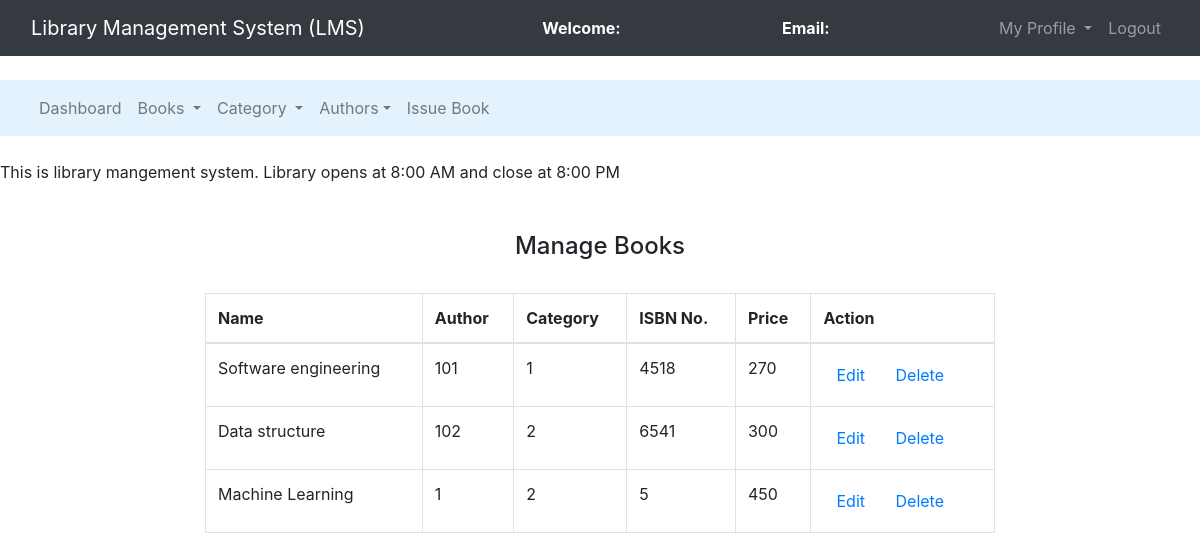
The page /admin/manage_book.php on the database its author committed.
### tables this page shows
CREATE TABLE `books` (
  `book_id` int(11) NOT NULL,
  `book_name` varchar(250) NOT NULL,
  `author_id` int(11) NOT NULL,
  `cat_id` int(11) NOT NULL,
  `book_no` int(11) NOT NULL,
  `book_price` int(11) NOT NULL
);

### admin/manage_book.php (the view, shortened to what this page needs)
<!DOCTYPE html>
<html>
<head>
	<link rel="stylesheet" type="text/css" href="../bootstrap-4.4.1/css/bootstrap.min.css">
</head>
<body>
	<nav class="navbar navbar-expand-lg navbar-dark bg-dark">
		<div class="container-fluid">
			<div class="navbar-header">
				<a class="navbar-brand" href="admin_dashboard.php">Library Management System (LMS)</a>
			</div>
			<font style="color: white"><span><strong>Welcome: <?php echo $_SESSION['name'];?></strong></span></font>
			<font style="color: white"><span><strong>Email: <?php echo $_SESSION['email'];?></strong></font>
		    <ul class="nav navbar-nav navbar-right">
		      <li class="nav-item dropdown">
	        	<a class="nav-link dropdown-toggle" data-toggle="dropdown">My Profile </a>
		      </li>
		      <li class="nav-item">
		        <a class="nav-link" href="../logout.php">Logout</a>
		      </li>
		    </ul>
		</div>
	</nav><br>
	<nav class="navbar navbar-expand-lg navbar-light" style="background-color: #e3f2fd">
		<div class="container-fluid">
		    <ul class="nav navbar-nav navbar-center">
		      <li class="nav-item">
		        <a class="nav-link" href="admin_dashboard.php">Dashboard</a>
		      </li>
		      <li class="nav-item dropdown">
	        	<a class="nav-link dropdown-toggle" data-toggle="dropdown">Books </a>
		      </li>
		      <li class="nav-item dropdown">
	        	<a class="nav-link dropdown-toggle" data-toggle="dropdown">Category </a>
		      </li>
		      <li class="nav-item dropdown">
	        	<a class="nav-link dropdown-toggle" data-toggle="dropdown">Authors</a>
		      </li>
	          <li class="nav-item">
		        <a class="nav-link" href="issue_book.php">Issue Book</a>
		      </li>
		    </ul>
		</div>
	</nav><br>
	<span><marquee>This is library mangement system. Library opens at 8:00 AM and close at 8:00 PM</marquee></span><br><br>
		<center><h4>Manage Books</h4><br></center>
		<div class="row">
			<div class="col-md-2"></div>
			<div class="col-md-8">
				<table class="table table-bordered table-hover">
					<thead>
						<tr>
							<th>Name</th>
							<th>Author</th>
							<th>Category</th>
							<th>ISBN No.</th>
							<th>Price</th>
							<th>Action</th>
						</tr>
					</thead>
					<?php
						$connection = mysqli_connect("localhost","root","");
						$query = "select * from books";
						$query_run = mysqli_query($connection,$query);
						while ($row = mysqli_fetch_assoc($query_run)){
							?>
							<tr>
								<td><?php echo $row['book_name'];?></td>
								<td><?php echo $row['author_id'];?></td>
								<td><?php echo $row['cat_id'];?></td>
								<td><?php echo $row['book_no'];?></td>
								<td><?php echo $row['book_price'];?></td>
								<td><button class="btn" name=""><a href="edit_book.php?bn=<?php echo $row['book_no'];?>">Edit</a></button>
								<button class="btn"><a href="delete_book.php?bn=<?php echo $row['book_no'];?>">Delete</a></button></td>
							</tr>
							<?php
						}
					?>
				</table>
			</div>
			<div class="col-md-2"></div>
		</div>
</body>
</html>

### rows shown on the page
books: book_name "Software engineering", author "101", cat "1", book_no "4518", book_price "270"
books: book_name "Data structure", author "102", cat "2", book_no "6541", book_price "300"
books: book_name "Machine Learning", author "1", cat "2", book_no "5", book_price "450"
